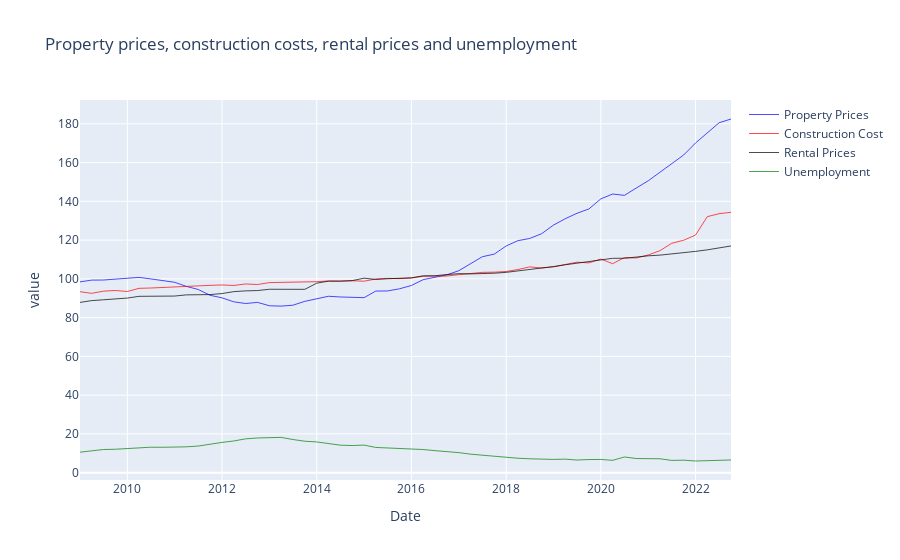

The code cell stored with this chart in its notebook:
### Markdown cell above
Rental prices look by far the most important feature, followed by unemployment and construction costs

### Code cell
# plot housing prices and construction costs

fig = go.Figure()

fig.add_trace(
    go.Scatter(
        name = 'Property Prices',
        x=df_cleaned.index,
        y=df_cleaned['property_prices'],
        line=dict(color='blue', width=0.7)))

# add predicted housing prices
fig.add_trace(
    go.Scatter(
    name = 'Construction Cost',
    x=df_cleaned.index,
    y=df_cleaned['construction_cost'],
    mode='lines',
    line=dict(color='red', width=0.7)))

fig.add_trace(
    go.Scatter(
    name = 'Rental Prices',
    x=df_cleaned.index,
    y=df_cleaned['rental_prices'],
    mode='lines',
    line=dict(color='black', width=0.7)))

fig.add_trace(
    go.Scatter(
    name = 'Unemployment',
    x=df_cleaned.index,
    y=df_cleaned['unemployment'],
    mode='lines',
    line=dict(color='green', width=0.7)))

fig.update_layout(
    title='Property prices, construction costs, rental prices and unemployment',
    xaxis_title = 'Date', 
    yaxis_title = 'value')


fig.show()
